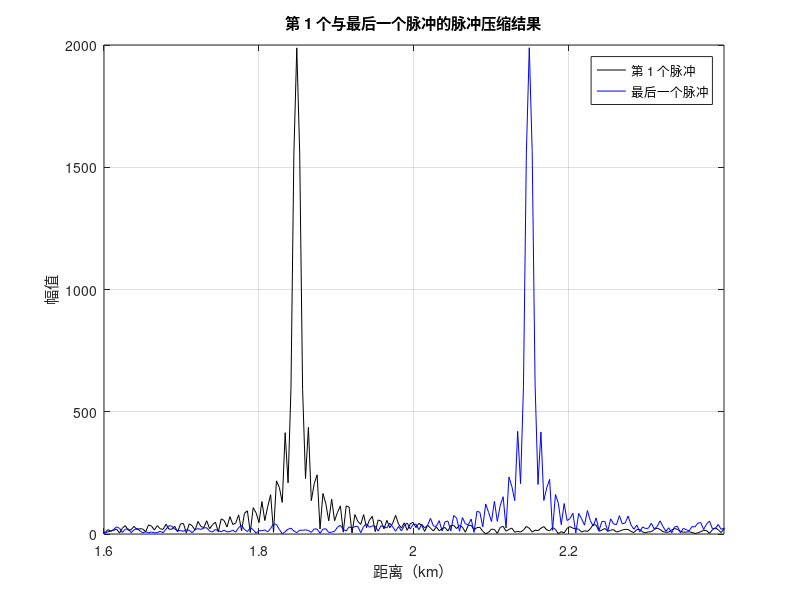
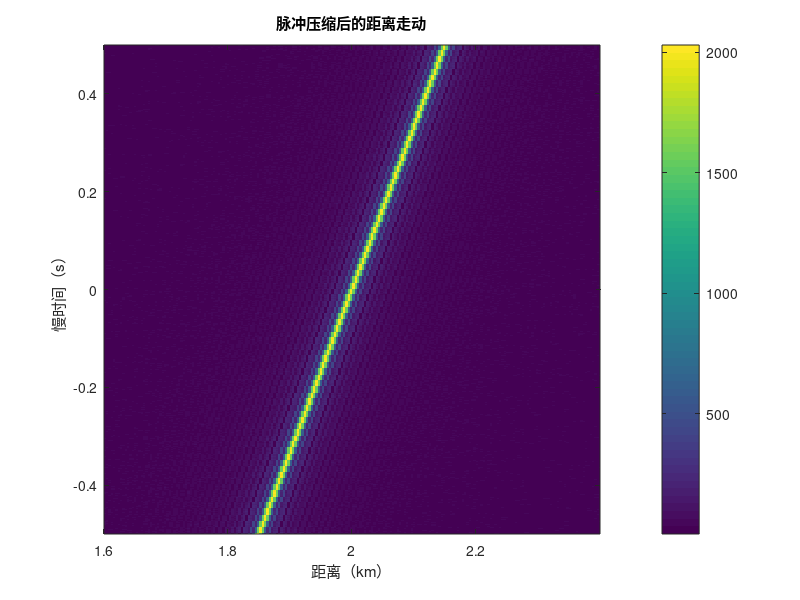
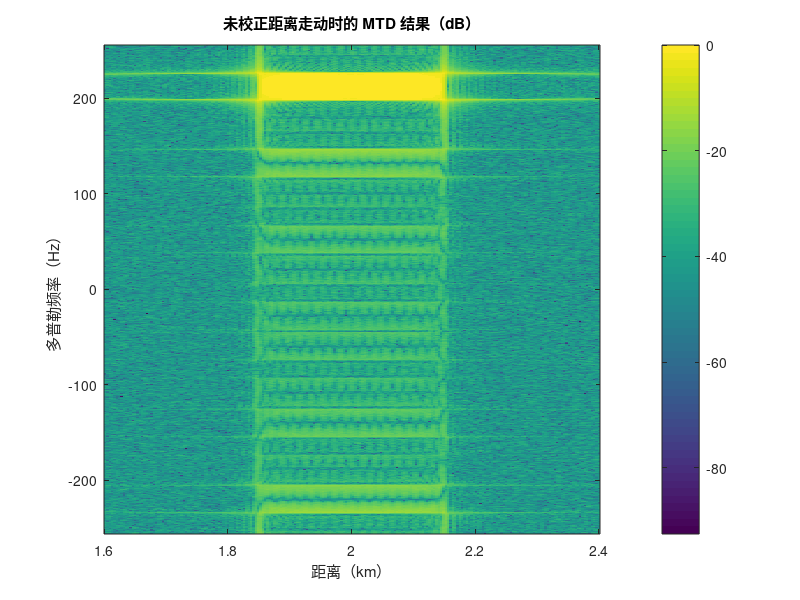

Here is the MATLAB script that generated these plots, in order: (Note: this script raises an error after producing the figures.)
%% RadonFT.m
% 匀速目标 Radon-Fourier Transform（RFT）仿真与参数估计
%
% RFT 对每个候选速度执行两步处理：
%   1. Radon 部分：沿候选距离轨迹抽取各脉冲的距离压缩数据；
%   2. Fourier 部分：补偿候选轨迹对应的载频相位并相干求和。
% 候选速度等于真实速度时，目标包络和相位同时对齐，形成积累峰。
%
% 约定：径向速度 v>0 表示目标远离雷达，目标在 CPI 中心时刻的
% 距离记为 R0。搜索和回波仿真使用完全相同的慢时间参考。

close all;
clear;
% clc;
rng(2026);                         % [修改1] 固定随机种子，使结果可复现

%% 1. 单位及雷达参数
MHz = 1e6;
us  = 1e-6;
km  = 1e3;                         % [修改2] 1 km = 1e3 m，原代码误写为 10e3

c      = 3e8;                      % 光速，m/s
B      = 15*MHz;                   % LFM 带宽，Hz
fc     = 150*MHz;                  % 载频，Hz
lambda = c/fc;                     % [修改3] 显式定义波长，便于统一相位模型
fs     = 40*MHz;                   % 快时间采样率，Hz
Tp     = 50*us;                    % 脉冲宽度，s
Ts     = 1/fs;                     % 快时间采样间隔，s
Kr     = B/Tp;                     % LFM 调频率，Hz/s

pulseNum = 512;                    % 脉冲数
Tcpi     = 1;                      % 相干处理时间，s
PRI      = Tcpi/pulseNum;          % 脉冲重复间隔，s
PRF      = 1/PRI;                  % 脉冲重复频率，Hz

pulseSampleNum = round(Tp*fs);
recordSampleNum = 4096;            % [修改4] 按 2 km 场景设置足够的快时间记录长度
guardSampleNum  = 128;
fastTime = (-pulseSampleNum/2:pulseSampleNum/2-1)*Ts;

% [修改5] CPI 中心作为 t=0；仿真和 RFT 搜索均使用 slowTime，
% 消除原代码 (k-PulseNum/2)*PRI 与 k*PRI 混用造成的距离偏差。
slowTime = ((0:pulseNum-1)-(pulseNum-1)/2)*PRI;
rangeBinSpacing = c*Ts/2;

%% 2. 三个匀速目标
R0True = 2*km;                      % CPI 中心时刻距离，m
vTrue  = [300];           % 径向速度，m/s；正值表示远离
targetNum = numel(vTrue);

rangeTrue = R0True + vTrue(:)*slowTime;
delaySample = round(2*rangeTrue/(c*Ts));

% [修改6] 在生成数组前检查所有目标回波是否位于记录范围内。
firstEchoSample = guardSampleNum + min(delaySample(:)) + 1;
lastEchoSample  = guardSampleNum + max(delaySample(:)) + pulseSampleNum;
if firstEchoSample < 1 || lastEchoSample > recordSampleNum
    error('目标回波超出快时间记录，请增大 recordSampleNum。');
end

%% 3. 生成复基带 LFM 回波
% [修改7] 删除未被后续处理使用、且会产生带通欠采样歧义的射频波形；
% 直接生成复基带 LFM 信号，其实部和虚部分别对应 I、Q 两路。
txChirp = exp(1j*pi*Kr*fastTime.^2);
echo = complex(zeros(pulseNum,recordSampleNum));

for p = 1:pulseNum
    for q = 1:targetNum
        firstSample = guardSampleNum + delaySample(q,p) + 1;
        echoIndex = firstSample:firstSample+pulseSampleNum-1;

        % [修改8] 使用标准窄带“停走停”模型。回波相位采用负号，
        % 后面的 RFT 使用正号补偿；二者必须成对一致。
        targetPhase = exp(-1j*4*pi*rangeTrue(q,p)/lambda);
        echo(p,echoIndex) = echo(p,echoIndex) + txChirp*targetPhase;
    end
end

SNRdB = 10;
% [修改9] SNR 以单个单位幅度目标的脉内功率为基准，不再用包含大量零采样的整个回波矩阵测量功率，避免噪声功率被低估。
noisePower = 10^(-SNRdB/10);
noise = sqrt(noisePower/2).* (randn(size(echo)) + 1j*randn(size(echo)));
echoNoisy = echo + noise;

%% 4. 线性脉冲压缩及距离标定
% [修改10] 使用标准时间反转共轭匹配滤波器和线性卷积，避免原代码
% 多次 FFT 写法中的循环卷积回绕及峰值索引歧义。
matchedFilter = conj(fliplr(txChirp));
pulseCompressed = complex(zeros(pulseNum,recordSampleNum));
for p = 1:pulseNum
    pulseCompressed(p,:) = conv(echoNoisy(p,:),matchedFilter,'same');
end

% [修改11] 用零时延标定脉冲确定 conv(...,'same') 的峰值索引，再建立具有物理单位的距离轴。
calibrationEcho = complex(zeros(1,recordSampleNum));
calibrationIndex = guardSampleNum+1:guardSampleNum+pulseSampleNum;
calibrationEcho(calibrationIndex) = txChirp;
calibrationCompressed = conv(calibrationEcho,matchedFilter,'same');
[~,zeroDelayPeakBin] = max(abs(calibrationCompressed));
rangeAxis = ((1:recordSampleNum)-zeroDelayPeakBin)*rangeBinSpacing;

figure('Name','脉冲压缩结果');
plot(rangeAxis/km,abs(pulseCompressed(1,:)),'k');
hold on;
plot(rangeAxis/km,abs(pulseCompressed(end,:)),'b');
xlim([1.6 2.4]);
xlabel('距离（km）');
ylabel('幅值');
title('第 1 个与最后一个脉冲的脉冲压缩结果');
legend('第 1 个脉冲','最后一个脉冲');
grid on;

figure('Name','距离-慢时间数据');
imagesc(rangeAxis/km,slowTime,abs(pulseCompressed));
axis xy;
xlim([1.6 2.4]);
xlabel('距离（km）');
ylabel('慢时间（s）');
title('脉冲压缩后的距离走动');
colorbar;

%% 5. 常规 MTD（用于与 RFT 对比）
% [修改12] 明确沿第 1 维（慢时间维）进行 FFT 和 fftshift。
mtd = fftshift(fft(pulseCompressed,[],1),1);
dopplerAxis = (-pulseNum/2:pulseNum/2-1)*(PRF/pulseNum);
displayRangeBins = find(rangeAxis >= 1.6*km & rangeAxis <= 2.4*km);

figure('Name','常规 MTD 结果');
imagesc(rangeAxis(displayRangeBins)/km,dopplerAxis, ...
    20*log10(abs(mtd(:,displayRangeBins))/max(abs(mtd(:)))+eps));
axis xy;
xlabel('距离（km）');
ylabel('多普勒频率（Hz）');
title('未校正距离走动时的 MTD 结果（dB）');
colorbar;

%% 6. 匀速目标 RFT 参数搜索
deltaV = 1;                         % 速度搜索步长，m/s
velocitySearch = -500:deltaV:500;
rangeSearchMin = 1.6*km;
rangeSearchMax = 2.4*km;

% [修改16] 将速度搜索、Radon 轨迹抽取、Fourier 相位补偿和相干积累
% 封装到独立的 RFT.m 函数中。主脚本只负责准备输入和处理输出。
[rftResult,rftRangeAxis] = RFT(pulseCompressed,rangeAxis,slowTime, ...
    velocitySearch,lambda,[rangeSearchMin rangeSearchMax]);

rftPower = abs(rftResult).^2;
rftPowerNormalized = rftPower/max(rftPower(:));

%% 7. 三目标参数估计
% [修改15] 原代码只显示 RFT 曲面，没有读取参数。这里采用二维非极大值
% 抑制依次提取三个峰，并避免把同一目标的邻近旁瓣重复识别为多个目标。
peakCount = targetNum;
workingPower = rftPower;
vEstimate = zeros(1,peakCount);
R0Estimate = zeros(1,peakCount);
peakPower = zeros(1,peakCount);
velocityGuardBins = max(5,round(5/deltaV));
rangeGuardBins = max(4,ceil((c/(2*B))/rangeBinSpacing));

for q = 1:peakCount
    [peakPower(q),peakLinearIndex] = max(workingPower(:));
    [velocityIndex,localRangeIndex] = ind2sub(size(workingPower),peakLinearIndex);
    vEstimate(q) = velocitySearch(velocityIndex);
    R0Estimate(q) = rftRangeAxis(localRangeIndex);

    velocitySuppress = max(1,velocityIndex-velocityGuardBins) ...
                     : min(size(workingPower,1),velocityIndex+velocityGuardBins);
    rangeSuppress = max(1,localRangeIndex-rangeGuardBins) ...
                  : min(size(workingPower,2),localRangeIndex+rangeGuardBins);
    workingPower(velocitySuppress,rangeSuppress) = 0;
end

% 按估计速度排序，便于与真实目标一一比较。
[vEstimate,sortIndex] = sort(vEstimate);
R0Estimate = R0Estimate(sortIndex);
peakPower = peakPower(sortIndex);

fprintf('\n========== RFT 三目标参数估计结果 ==========\n');
fprintf('目标    真实距离/km   估计距离/km   真实速度/(m/s)   估计速度/(m/s)\n');
for q = 1:peakCount
    fprintf('%2d        %7.4f        %7.4f          %8.2f          %8.2f\n', ...
        q,R0True/km,R0Estimate(q)/km,vTrue(q),vEstimate(q));
end

figure('Name','RFT 参数搜索平面');
imagesc(rftRangeAxis/km,velocitySearch, 10*log10(rftPowerNormalized+eps));
axis xy;
xlabel('CPI 中心时刻距离（km）');
ylabel('搜索速度（m/s）');
title('RFT 归一化相干积累功率（dB）');
colorbar;
hold on;
plot(R0Estimate/km,vEstimate,'rx','MarkerSize',11,'LineWidth',2);

figure('Name','RFT 三维积累结果');
mesh(rftRangeAxis/km,velocitySearch,rftPowerNormalized);
xlabel('CPI 中心时刻距离（km）');
ylabel('搜索速度（m/s）');
zlabel('归一化积累功率');
title('匀速目标 RFT 积累结果');
grid on;
view(45,35);

% 提示：载频相位对应的单独无模糊速度范围为 ±lambda*PRF/4。
% RFT 同时利用距离走动信息，能够在一定条件下进一步区分多普勒模糊速度。
